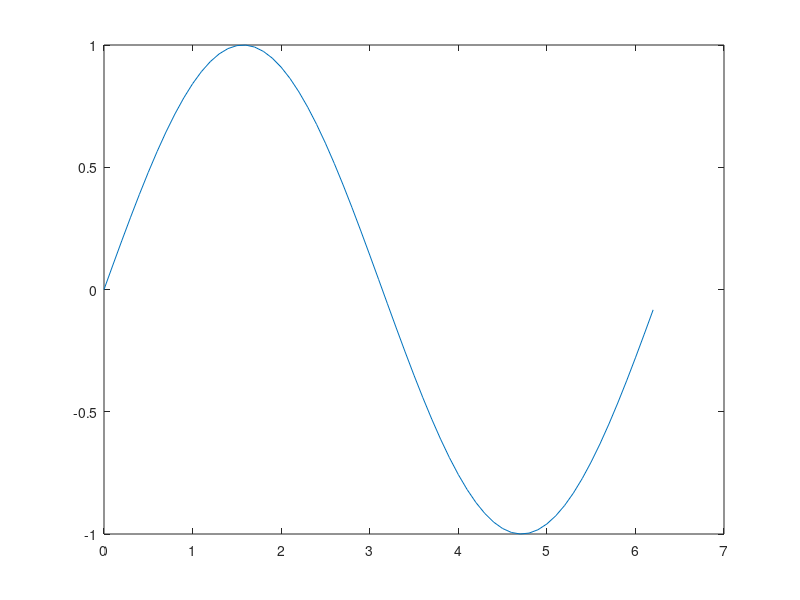

Recreate this plot in MATLAB.
clc
clear all

fid = fopen('data', 'w');

x = 0:.1:2*pi;
fprintf(fid, '   x         y\n');
fprintf(fid, '%5.2f %10.4f\n', [x ; sin(x)]);
fclose(fid);


fid = fopen('data', 'r');

tline = fgets(fid)
[T, count] = fscanf(fid, '%f %f', [2 Inf]);

x=T(1, :);
y=T(2, :);
plot(x, y)
fclose(fid);
